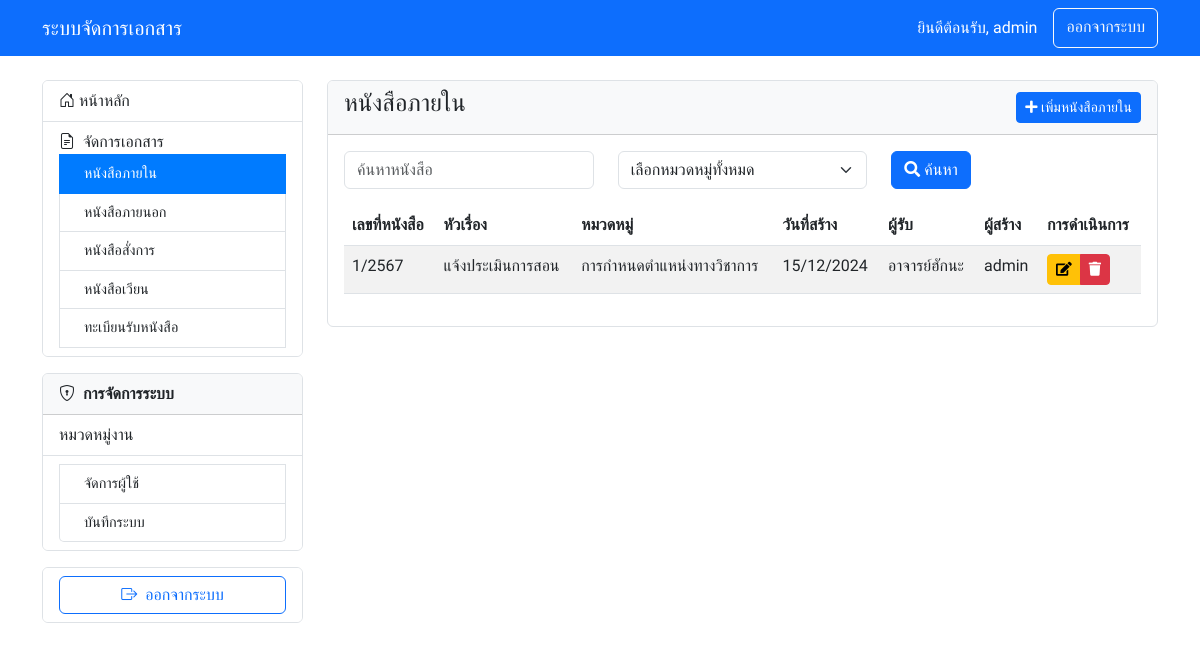
Screenshot of /internal_letters.php (signed in) with the database file from the repository.
### tables this page shows
CREATE TABLE `dms_internal_letters` (
  `internal_id` int(11) NOT NULL,
  `internal_number` int(11) NOT NULL,
  `internal_year` int(11) NOT NULL,
  `subject` varchar(255) NOT NULL,
  `category_id` int(11) DEFAULT NULL,
  `sender` varchar(100) NOT NULL,
  `receiver` varchar(100) NOT NULL,
  `date_created` date NOT NULL,
  `file_name` varchar(255) DEFAULT NULL,
  `note` text DEFAULT NULL,
  `created_by` int(11) DEFAULT NULL,
  `created_at` timestamp NOT NULL DEFAULT current_timestamp()
);

CREATE TABLE `dms_categories` (
  `category_id` int(11) NOT NULL,
  `category_name` varchar(100) NOT NULL,
  `description` text DEFAULT NULL
);

CREATE TABLE `dms_users` (
  `user_id` int(11) NOT NULL,
  `username` varchar(100) NOT NULL,
  `password` varchar(255) NOT NULL,
  `email` varchar(100) DEFAULT NULL,
  `full_name` varchar(255) DEFAULT NULL,
  `role` enum('admin','user') NOT NULL,
  `created_at` timestamp NOT NULL DEFAULT current_timestamp()
);

### internal_letters.php (the view, shortened to what this page needs)
<?php
require_once 'config.php';
$search = $_GET['search'] ?? '';
$query = "SELECT il.*, c.category_name, u.username
          FROM dms_internal_letters il
          LEFT JOIN dms_categories c ON il.category_id = c.category_id
          LEFT JOIN dms_users u ON il.created_by = u.user_id
          WHERE 1=1 ";
$query .= " ORDER BY il.date_created DESC";
$stmt = $pdo->prepare($query);
$stmt->execute();
$internal_letters = $stmt->fetchAll(PDO::FETCH_ASSOC);
?>
<!DOCTYPE html>
<html lang="th">
<head>
    <?php require_once 'header.php'; ?>
</head>
<body>
    <?php require_once 'navbar.php'; ?>
    <div class="container mt-4">
        <div class="row">
            <div class="col-md-3">
                <?php require_once 'sidebar.php'; ?>
            </div>
            <div class="col-md-9">
                <div class="card">
                    <div class="card-header d-flex justify-content-between align-items-center">
                        <h4>หนังสือภายใน</h4>
                        <a href="add_internal_letter.php" class="btn btn-primary btn-sm">
                            <i class="fas fa-plus"></i> เพิ่มหนังสือภายใน
                        </a>
                    </div>
                    <div class="card-body">
                        <form method="get" action="internal_letters.php" class="mb-3">
                            <div class="row">
                                <div class="col-md-4">
                                    <input type="text" name="search" class="form-control"
                                        placeholder="ค้นหาหนังสือ"
                                        value="<?php echo htmlspecialchars($search); ?>">
                                </div>
                                <div class="col-md-4">
                                    <select name="category" class="form-select">
                                        <option value="">เลือกหมวดหมู่ทั้งหมด</option>
                                    </select>
                                </div>
                                <div class="col-md-4">
                                    <button type="submit" class="btn btn-primary">
                                        <i class="fas fa-search"></i> ค้นหา
                                    </button>
                                </div>
                            </div>
                        </form>
                        <div class="table-responsive">
                            <table class="table table-striped table-hover">
                                <thead>
                                    <tr>
                                        <th>เลขที่หนังสือ</th>
                                        <th>หัวเรื่อง</th>
                                        <th>หมวดหมู่</th>
                                        <th>วันที่สร้าง</th>
                                        <th>ผู้รับ</th>
                                        <th>ผู้สร้าง</th>
                                        <?php if ($_SESSION['role'] == 'admin'): ?>
                                            <th>การดำเนินการ</th>
                                        <?php endif; ?>
                                    </tr>
                                </thead>
                                <tbody>
                                    <?php foreach ($internal_letters as $letter): ?>
                                        <tr>
                                            <td><?php echo $letter['internal_number'] . '/' . $letter['internal_year']; ?></td>
                                            <td><?php echo htmlspecialchars($letter['subject']); ?></td>
                                            <td><?php echo htmlspecialchars($letter['category_name'] ?? 'ไม่มีหมวดหมู่'); ?></td>
                                            <td><?php echo date('d/m/Y', strtotime($letter['date_created'])); ?></td>
                                            <td><?php echo htmlspecialchars($letter['receiver']); ?></td>
                                            <td><?php echo htmlspecialchars($letter['username']); ?></td>
                                            <?php if ($_SESSION['role'] == 'admin'): ?>
                                                <td>
                                                    <div class="btn-group" role="group">
                                                        <a href="edit_internal_letter.php?id=<?php echo $letter['internal_id']; ?>"
                                                            class="btn btn-warning btn-sm">
                                                            <i class="fas fa-edit"></i>
                                                        </a>
                                                        <a href="javascript:void(0);"
                                                            class="btn btn-danger btn-sm"
                                                            onclick="confirmDelete(<?php echo $letter['internal_id']; ?>)">
                                                            <i class="fas fa-trash"></i>
                                                        </a>
                                                    </div>
                                                </td>
                                            <?php endif; ?>
                                        </tr>
                                    <?php endforeach; ?>
                                </tbody>
                            </table>
                        </div>
                    </div>
                </div>
            </div>
        </div>
    </div>
</body>
</html>

### header.php (shortened to what this page needs)
<link href="https://cdn.jsdelivr.net/npm/bootstrap@5.3.0/dist/css/bootstrap.min.css" rel="stylesheet">
<link rel="stylesheet" href="https://cdn.jsdelivr.net/npm/bootstrap-icons@1.10.0/font/bootstrap-icons.css">
<link href="https://cdnjs.cloudflare.com/ajax/libs/font-awesome/5.15.3/css/all.min.css" rel="stylesheet">

### navbar.php (shortened to what this page needs)
<nav class="navbar navbar-expand-lg navbar-dark bg-primary">
    <div class="container">
        <a class="navbar-brand" href="index.php">ระบบจัดการเอกสาร</a>
        <div class="navbar-nav ms-auto">
            <span class="navbar-text text-white me-3">
                ยินดีต้อนรับ, <?php echo $_SESSION['username']; ?>
            </span>
            <a href="logout.php" class="btn btn-outline-light">ออกจากระบบ</a>
        </div>
    </div>
</nav>

### sidebar.php (shortened to what this page needs)
<?php
$current_page = basename($_SERVER['PHP_SELF']);
?>
<div class="card mb-3">
    <div class="list-group list-group-flush">
        <a href="dashboard.php" class="list-group-item list-group-item-action <?php echo ($current_page == 'dashboard.php') ? 'active' : ''; ?>">
            <i class="bi bi-house-door"></i>
            หน้าหลัก
        </a>
        <div class="list-group-item list-group-item-action">
            <i class="bi bi-file-earmark-text me-2"></i>จัดการเอกสาร
            <div>
                <a href="internal_letters.php" class="list-group-item list-group-item-action small <?php echo ($current_page == 'internal_letters.php' || $current_page == 'add_internal_letter.php') ? 'active' : ''; ?>">หนังสือภายใน</a>
                <a href="external_letters.php" class="list-group-item list-group-item-action small <?php echo ($current_page == 'external_letters.php') ? 'active' : ''; ?>">หนังสือภายนอก</a>
                <a href="directive_letters.php" class="list-group-item list-group-item-action small <?php echo ($current_page == 'directive_letters.php') ? 'active' : ''; ?>">หนังสือสั่งการ</a>
                <a href="circular_letters.php" class="list-group-item list-group-item-action small <?php echo ($current_page == 'circular_letters.php') ? 'active' : ''; ?>">หนังสือเวียน</a>
                <a href="received_letters.php" class="list-group-item list-group-item-action small <?php echo ($current_page == 'received_letters.php') ? 'active' : ''; ?>">ทะเบียนรับหนังสือ</a>
            </div>
        </div>
    </div>
</div>
<?php if (isset($_SESSION['role']) && $_SESSION['role'] == 'admin'): ?>
    <div class="card mb-3">
        <div class="card-header">
            <i class="bi bi-shield-lock me-2"></i>การจัดการระบบ
        </div>
        <div class="list-group list-group-flush">
            <a href="categories.php" class="list-group-item list-group-item-action <?php echo ($current_page == 'categories.php') ? 'active' : ''; ?>">
                หมวดหมู่งาน
            </a>
            <div class="list-group-item list-group-item-action">
                <a href="user_management.php" class="list-group-item list-group-item-action small <?php echo ($current_page == 'user_management.php') ? 'active' : ''; ?>">จัดการผู้ใช้</a>
                <a href="system_logs.php" class="list-group-item list-group-item-action small <?php echo ($current_page == 'system_logs.php') ? 'active' : ''; ?>">บันทึกระบบ</a>
            </div>
        </div>
    </div>
<?php endif; ?>
<div class="card mb-3">
    <div class="list-group list-group-flush">
        <a href="logout.php" class="list-group-item list-group-item-action">
            <button class="btn btn-outline-primary w-100">
                <i class="bi bi-box-arrow-right me-2"></i>ออกจากระบบ
            </button>
        </a>
    </div>
</div>

### header.php (style rules this page uses)
body { font-family: 'Sarabun', sans-serif; }

### sidebar.php (style rules this page uses)
.card-header { background-color: #f8f9fa; font-weight: bold; }
.card { border: 1px solid #dee2e6; }
.list-group-item.active { background-color: #007bff; border-color: #007bff; }
.list-group-item-action.small { padding: 0.5rem 1.5rem; font-size: 0.9rem; }

### rows the page displays
dms_internal_letters: internal_number "1", internal_year "2567", subject "แจ้งประเมินการสอน", category.category_name "การกำหนดตำแหน่งทางวิชาการ", date_created "15/12/2024", receiver "อาจารย์ฮักนะ", created_by.username "admin"

### other values shown
$_SESSION['username'] "admin"
